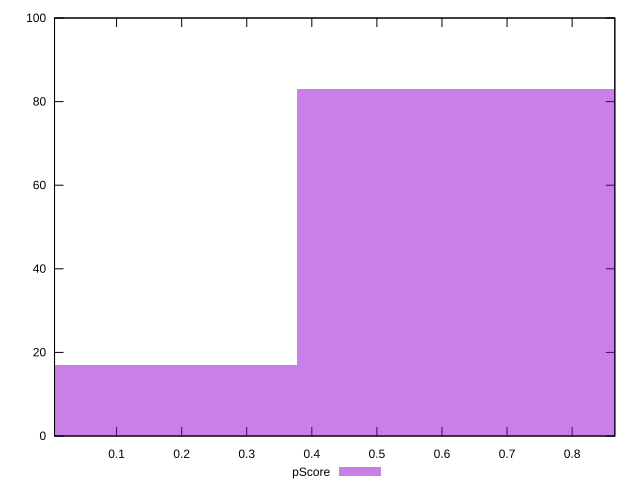

The gnuplot source for this figure:
reset

$pScore <<EOF
0.7539161578261189 83
0 17
EOF

set key outside below
set boxwidth 0.7539161578261189
set xrange [0.004660565467849653:0.8655959825000461]
set yrange [0:100]
set trange [0:100]
set style fill transparent solid 0.5 noborder
set terminal svg size 640, 490 enhanced background rgb 'white'
set output "reports/report_00033_2021-03-01T14-23-16.841Z/cumulative-layout-shift/samples/astro-cached/pScore/histogram.svg"

plot $pScore title "pScore" with boxes

reset
